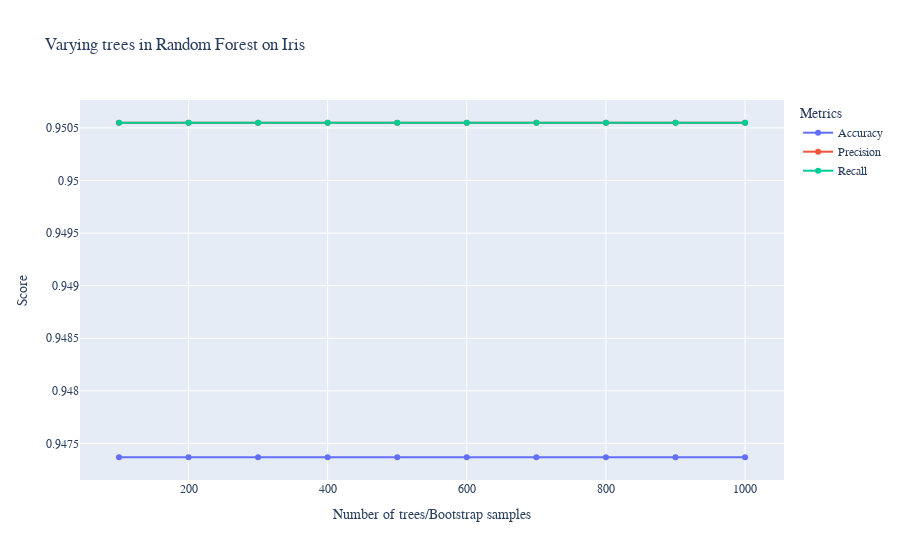

Write notebook code for a chart like this one.
### Code cell
fig = go.Figure()
fig.add_trace(go.Scatter(x=arr, y=acc_arr, name="Accuracy"))
fig.add_trace(go.Scatter(x=arr, y=p_arr, name="Precision"))
fig.add_trace(go.Scatter(x=arr, y=r_arr, name="Recall"))
fig.update_layout(
    title="Varying trees in Random Forest on Iris",
    xaxis_title="Number of trees/Bootstrap samples",
    yaxis_title="Score",
    legend_title="Metrics",
    font = dict(
        family="Courier new, monospace"
    )
)
fig.show()

### Figure 1 — Plotly figure (JSON) as saved in the notebook; plotly's stock layout.template omitted (floating-point values rounded to 4 significant figures)
{"data": [{"name": "Accuracy", "type": "scatter", "x": [100, 200, 300, 400, 500, 600, 700, 800, 900, 1000], "y": [0.9474, 0.9474, 0.9474, 0.9474, 0.9474, 0.9474, 0.9474, 0.9474, 0.9474, 0.9474]}, {"name": "Precision", "type": "scatter", "x": [100, 200, 300, 400, 500, 600, 700, 800, 900, 1000], "y": [0.9505, 0.9505, 0.9505, 0.9505, 0.9505, 0.9505, 0.9505, 0.9505, 0.9505, 0.9505]}, {"name": "Recall", "type": "scatter", "x": [100, 200, 300, 400, 500, 600, 700, 800, 900, 1000], "y": [0.9505, 0.9505, 0.9505, 0.9505, 0.9505, 0.9505, 0.9505, 0.9505, 0.9505, 0.9505]}], "layout": {"font": {"family": "Courier new, monospace"}, "legend": {"title": {"text": "Metrics"}}, "title": {"text": "Varying trees in Random Forest on Iris"}, "xaxis": {"title": {"text": "Number of trees/Bootstrap samples"}}, "yaxis": {"title": {"text": "Score"}}}}
